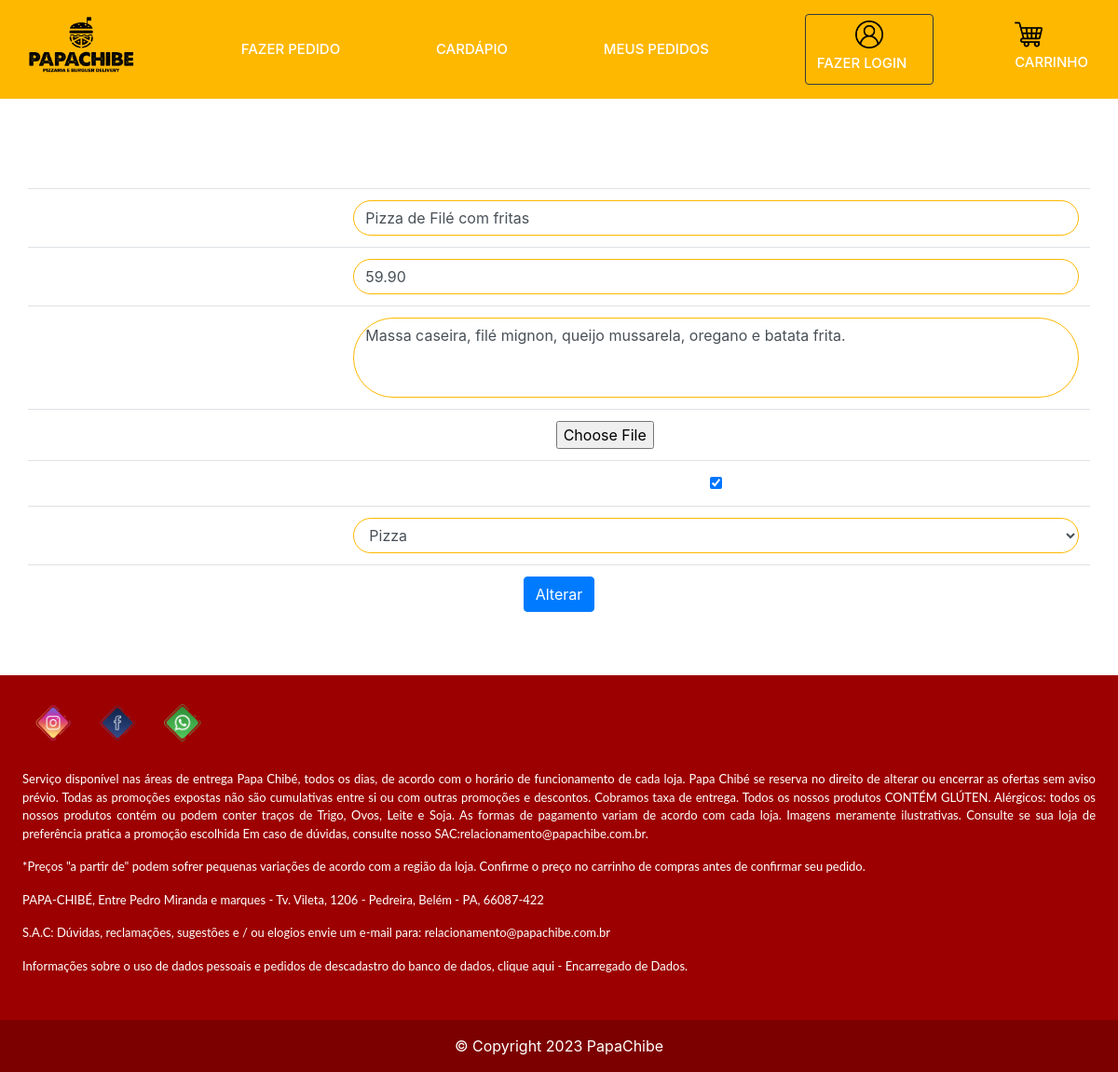
Screenshot of /produtoAlteraFormulario.php?cdproduto=21 with the database file from the repository.
### tables this page shows
CREATE TABLE `tb_produto` (
  `cdproduto` int(11) NOT NULL,
  `nome` varchar(100) NOT NULL,
  `ingrediente` varchar(120) NOT NULL,
  `imagem` varchar(255) DEFAULT NULL,
  `valor` decimal(10,2) NOT NULL,
  `categoriaid` int(11) DEFAULT NULL,
  `disponibilidade` tinyint(1) NOT NULL DEFAULT 0
);

### bancoProduto.php (called while the page is built, shortened)
<?php
function buscaProduto($conexao, $cdproduto)
{
	$query = "select * from tb_produto where cdproduto={$cdproduto}";
	$resultado = mysqli_query($conexao, $query);
	$produto = mysqli_fetch_assoc($resultado);
	return $produto;
}

### bancoCategoria.php (called while the page is built, shortened)
<?php
function listaCategorias($conexao)
{
	$categorias = array();
	$query = "select * from tb_categoria;";
	$resultado = mysqli_query($conexao, $query);
	while ($categoria = mysqli_fetch_assoc($resultado)) {
		array_push($categorias, $categoria);
	}
	return $categorias;
}

### produtoAlteraFormulario.php (the view, shortened to what this page needs)
<?php
include("navBar.php");
include("conexao.php");
include("bancoCategoria.php");
include("bancoProduto.php");
$categorias = listaCategorias($conexao);
$cdproduto = $_GET['cdproduto'];
$produto = buscaProduto($conexao, $cdproduto);
$disponibilidade = $produto['disponibilidade'] ? "checked='checked'" : "";
?>
<h1>Alteração de Produto</h1>
<form action="logicaAlteraProduto.php" method="post" enctype="multipart/form-data">
	<table class="table">
		<tr>
			<td>Nome: </td>
			<td><input class="form-control" type="text" name="nome" value="<?= $produto['nome'] ?>"></td>
		</tr>
		<tr>
			<td>Valor: </td>
			<td><input class="form-control" type="number" name="valor" step="0.01" value="<?= $produto['valor'] ?>"></td>
		</tr>
		<tr>
			<td>Ingrediente: </td>
			<td><textarea class="form-control" name="ingrediente" rows="3"
					style="resize: none;"><?= $produto['ingrediente'] ?></textarea></td>
		</tr>
		<tr>
            <td>Adicione imagem</td>
            <td><input type="file" name="imagem"></td>
        </tr>
		<tr>
			<td>Disponibilidade</td>
			<td>
				<input type="checkbox" name="disponibilidade" <?= $disponibilidade ?> value="true">
			</td>
		</tr>
		<tr>
			<td>Categoria: </td>
			<td>
				<select name="categoriaid" class="form-control">
					<?php foreach ($categorias as $categoria) {
						$ehACategoriaSelecionada = $produto['categoriaid'] == $categoria['cdcategoria'];
						$selecao = $ehACategoriaSelecionada ? "selected='selected'" : "";
						?>
						<option value="<?= $categoria['cdcategoria'] ?>" <?= $selecao ?>>
							<?= $categoria['nome'] ?>
						</option>
						<?php
					}
					?>
				</select>
			</td>
		</tr>
		<tr>
			<td colspan="2"><button class="btn btn-primary" type="submit">Alterar</button></td>
		</tr>
	</table>
</form>
<?php include("rodape.php") ?>

### navBar.php (style rules this page uses)
h1, h2, h3, h4, td, p, a { color: white; }
th, tr { text-align: center; padding: 15px; }
body { background-image: url('img/background.png'); }
table { width: 100%; }
.form-control { border-radius: 50px; border-color: #FFB800; }
table { text-align: left; }

### rows the page displays
tb_produto: nome "Pizza de Filé com fritas", valor "59.90", ingrediente "Massa caseira, filé mignon, queijo mussarela, oregano e batata frita."

### other values shown
form field categoriaid "Pizza"
